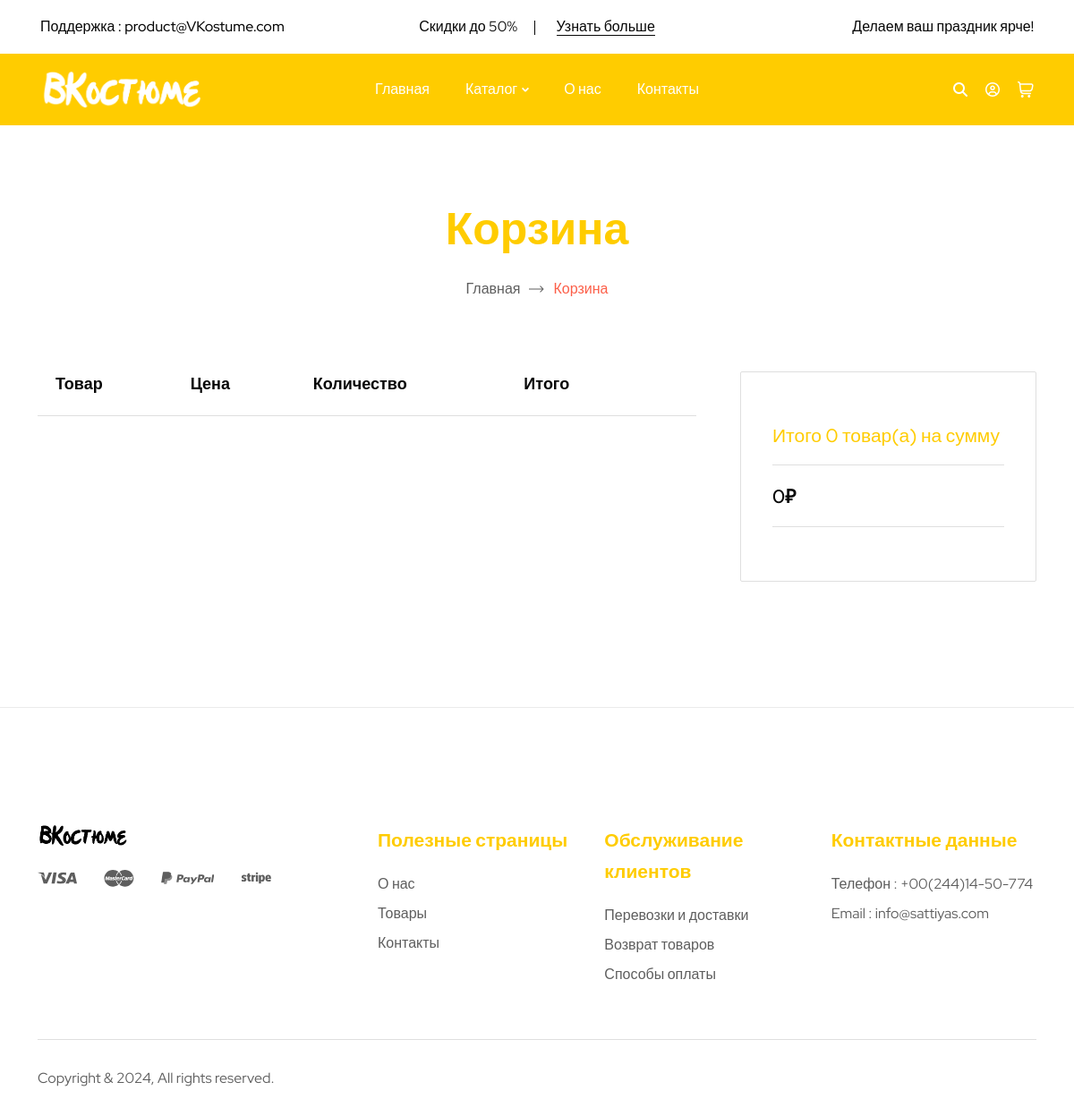
Before: /user/users_cart/ with the older database file.
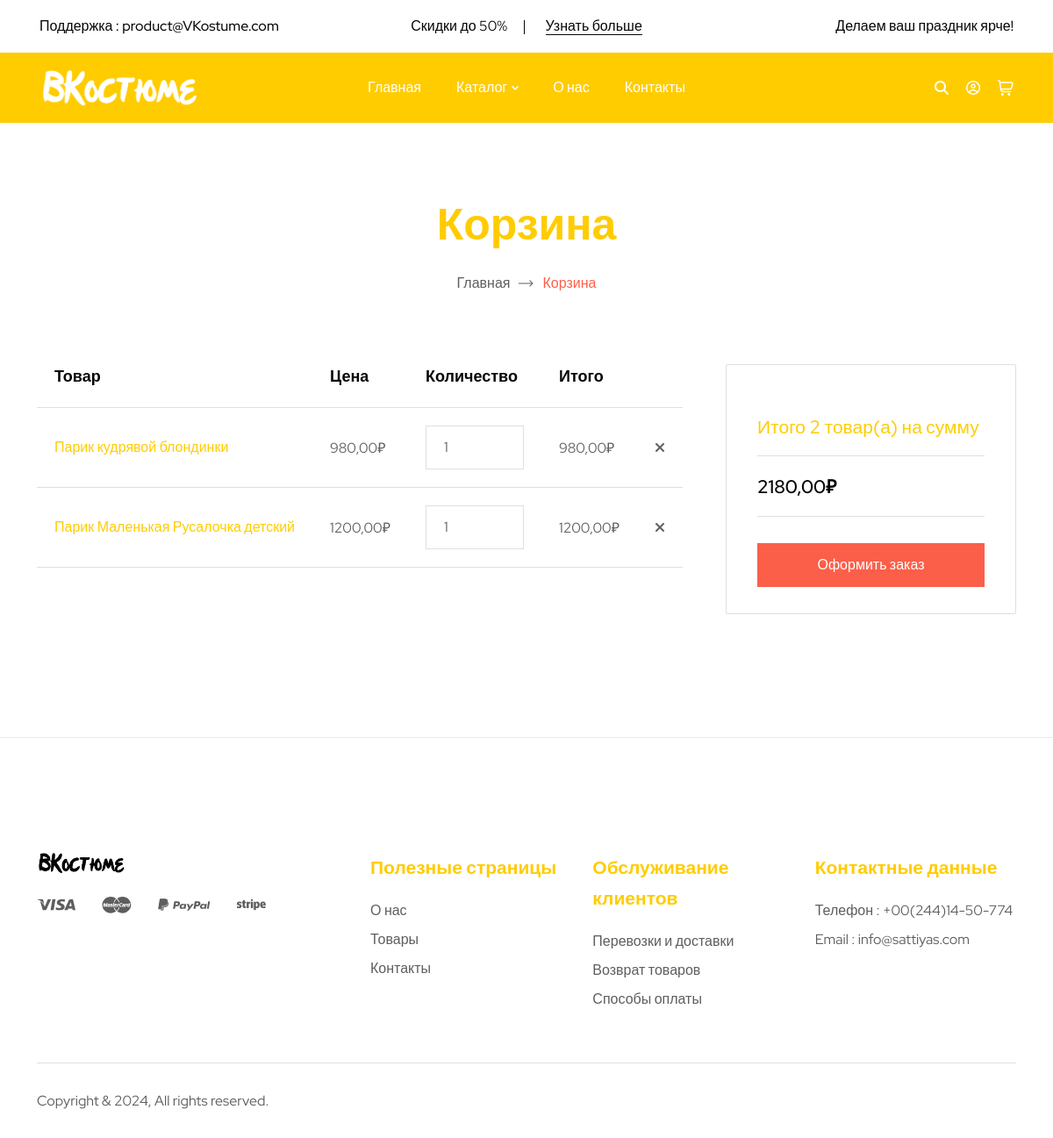
After: the same page with the newer database file.
### cart/models.py (models this page shows, shortened)
class Cart(models.Model):
    user = models.ForeignKey(to=User, on_delete=models.CASCADE, blank=True, null=True, verbose_name='Пользователь')
    product = models.ForeignKey(to=Products, on_delete=models.CASCADE, verbose_name='Продукт')
    quantity = models.PositiveSmallIntegerField(default=0, verbose_name='Количество')
    session_key = models.CharField(max_length=32, null=True, blank=True)
    created_timestamp = models.DateTimeField(auto_now_add=True, verbose_name='Время')
    class Meta:
        verbose_name: 'Корзина'
        verbose_name_plural: 'Корзина'
    objects = CartQuerySet().as_manager()
    def products_price(self):
        return round(self.product.sell_price() * self.quantity, 2)

### goods/models.py (models this page shows, shortened)
class Products(models.Model):
    name = models.CharField(max_length=150, unique=True, verbose_name='Название')
    slug = models.SlugField(max_length=200, unique=True, blank=True, verbose_name='URL')
    description = models.TextField(blank=True, null=True, verbose_name='Описание')
    image = models.CharField(max_length=400, unique=True, blank=True, null=True, verbose_name='URL изображения')
    price = models.DecimalField(default=0.00, max_digits=7, decimal_places=2, verbose_name='Цена')
    quantity = models.PositiveIntegerField(default=0, verbose_name='Количество')
    category = models.ManyToManyField(to=Categories, verbose_name='Категория')
    size = models.CharField(max_length=1, blank=True, null=True, verbose_name='Размер')
    country = models.CharField(max_length=150, verbose_name='Страна производителя')
    material = models.CharField(max_length=200, verbose_name='Материал')
    class Meta:
        verbose_name = 'Продукт'
        verbose_name_plural = 'Продукты'
        ordering = ("id",)
    def sell_price(self):
        return self.price

### users/views.py (the view)
# urls.py: path('users_cart/', views.users_cart, name='users_cart'),
def users_cart(request):
    return render(request, 'users/users_cart.html')

### cart/models.py (called while the page is built)
    def total_price(self):
        return sum(cart.products_price() for cart in self)

    def total_quantity(self):
        if self:
            return sum(cart.quantity for cart in self)
        return 0

### cart/templatetags/cart_tags.py (called while the page is built)
@register.simple_tag()
def user_cart(request):
    return get_user_carts(request)

### cart/utils.py (called while the page is built)
def get_user_carts(request):
    if request.user.is_authenticated:
        return Cart.objects.filter(user=request.user)
    if not request.session.session_key:
        request.session.create()
    return Cart.objects.filter(session_key=request.session.session_key)

### users/templates/users/users_cart.html (shortened to what this page needs)
{% extends "base.html" %}
{% load static %}
{% block content %}
  <section>
    <div class="container">
      <div class="cs_height_80 cs_height_lg_60"></div>
      <div class="cs_shop_page_heading text-center">
        <h1 class="cs_fs_50 cs_bold">Корзина</h1>
        <div class="cs_shop_breadcamp cs_medium">
          <a href="{% url 'market:index' %}">Главная</a>
          <span>Корзина</span>
        </div>
      </div>
      <div class="cs_height_80 cs_height_lg_60"></div>
    </div>
  </section>
  <div id="cart-items-container">
    {% include "cart/includes/cart.html" %}
  </div>
  <div class="cs_height_110 cs_height_lg_50"></div>
  <hr>
{% endblock %}

### cart/templates/cart/includes/cart.html
{% load static %}
{% load cart_tags %}
{% user_cart request as carts %}
  <div class="container">
    <div class="row">
      <div class="col-xl-8">
        <div class="table-responsive">
          <table class="cs_cart_table">
            <thead>
              <tr>
                <th>Товар</th>
                <th>Цена</th>
                <th>Количество</th>
                <th>Итого</th>
                <th></th>
              </tr>
            </thead>
            <tbody>
              {% for cart in carts %}
              <tr>
                <td>
                  <div class="cs_cart_table_media">
                    <h3>{{ cart.product.name }}</h3>
                  </div>
                </td>
                <td>{{ cart.product.price }}₽</td>
                <td>
                  <div class="cs_quantity input-group">
                    <span class="cs_quantity_input number">{{ cart.quantity }}</span>
                  </div>
                </td>
                <td>{{ cart.products_price }}₽</td>
                <td class="text-center">
                  <a href="{% url 'cart:cart_remove' %}" class="remove-from-cart" data-cart-id="{{ cart.id }}">
                    {% csrf_token %}<button class="cs_cart-table-close"><i class="fa-solid fa-xmark"></i></button></a>
                </td>
              </tr>
              {% endfor %}
            </tbody>
          </table>
        </div>
        <div class="cs_height_30 cs_height_lg_30"></div>
      </div>
      <div class="col-xl-4">
        <div class="cs_shop-side-spacing">
          <div class="cs_shop-card">
            <div class="cs_height_30 cs_height_lg_30"></div>
            <h2 class="cs_fs_21 cs_medium">Итого {{ carts.total_quantity }} товар(а) на сумму</h2>
            <table class="cs_medium">
              <tbody>
                <tr>
                  <td>{{ carts.total_price }}₽</td>
                </tr>
              </tbody>
            </table>
            <div class="cs_height_30 cs_height_lg_30"></div>
            {% if carts %}
            <a href="{% url 'orders:create_order' %}" class="cs_btn cs_style_1 cs_fs_16 cs_medium w-100">Оформить заказ</a>
            {% endif %}
          </div>
          <div class="cs_height_30 cs_height_lg_30"></div>
        </div>
      </div>
    </div>
  </div>

Changed rows visible on the page:
added Cart: product.name "Парик кудрявой блондинки", product.price "980,00", quantity "1", products_price "980,00", total_quantity "2", total_price "2180,00"
added Cart: product.name "Парик Маленькая Русалочка детский", product.price "1200,00", quantity "1", products_price "1200,00"
Other visible differences:
{{ carts.total_quantity }}: "0" → (not shown)
{{ carts.total_price }}: "0" → (not shown)
text now shown: "Оформить заказ"
